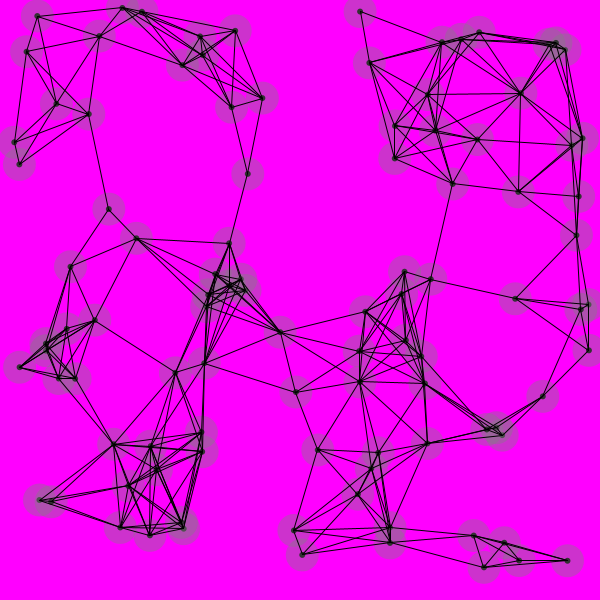
Frame 1 (no input)
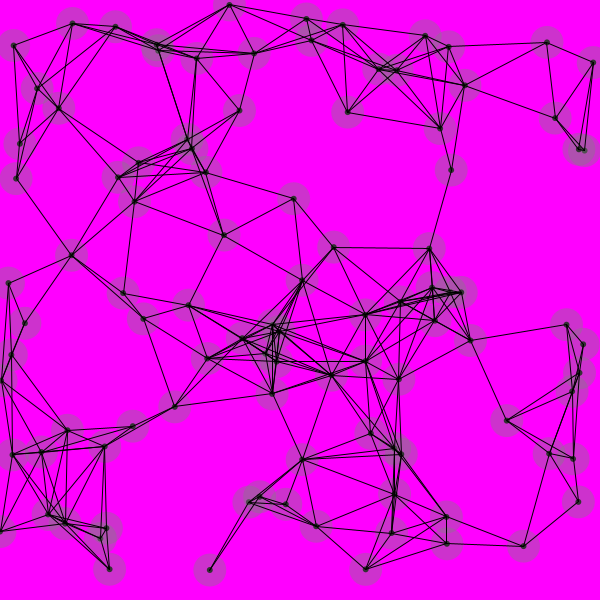
Frame 60 (the mouse pressed at the canvas centre just before this capture)
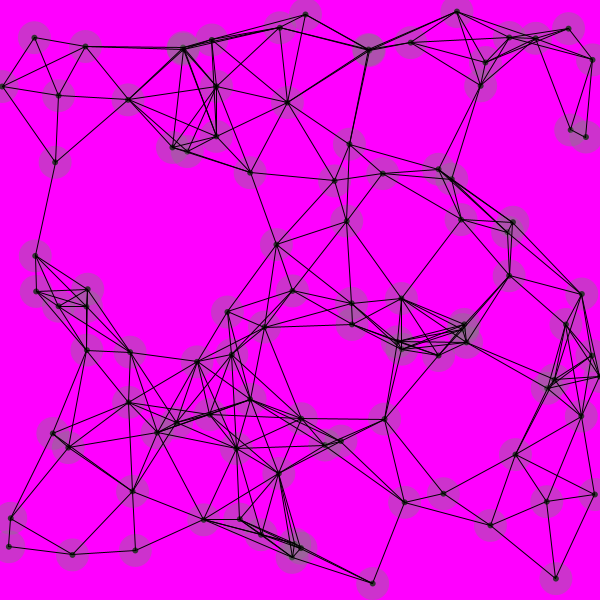
Frame 120 (the mouse held since frame 60 and released just before this capture)

The Processing sketch that drew these frames (run headless with seeded random() and noise(); from frame 60 on, the mouse is pressed at the canvas centre):

// Processing sketch: Net
// ── Net.pde

int nDots = 100;
PVector[] dots;

void setup () {
  size(600, 600);

  dots = new PVector[nDots]; 
  for (int i = 0; i < nDots; i++) {
    dots[i] = new PVector(random(0, width), random(0, height));
  }

  noStroke();
}

void draw () {
  background(255,0,255);

  updateDots();
  renderDots();
}

void updateDots() {
  for (int i = 0; i < nDots; i++) {
    PVector offset = new PVector(random(-3, 10), random(-3, 3));
    dots[i].add(offset);

    if (dots[i].x < 0) { 
      dots[i].x = width;
    }
    if (dots[i].x > width) { 
      dots[i].x = 0;
    }
    if (dots[i].y < 0) { 
      dots[i].y = height;
    }
    if (dots[i].y > height) { 
      dots[i].y = 0;
    }
  }
}

void renderDots() {
  noStroke();
  for (int i = 0; i < nDots; i++) {
    fill(0);
    ellipse(dots[i].x, dots[i].y, 6, 6);

    fill(127, 100);
    ellipse(dots[i].x, dots[i].y, 33, 33);
  }
  stroke(0);
  for (int i = 0; i < nDots; i++) {
    for (int j = i + 1; j < nDots; j++) {
      float distance = dist(dots[i].x, dots[i].y, dots[j].x, dots[j].y);
      if (distance <=100) {
      line(dots[i].x, dots[i].y, dots[j].x, dots[j].y);
      }
    }
  }
}
